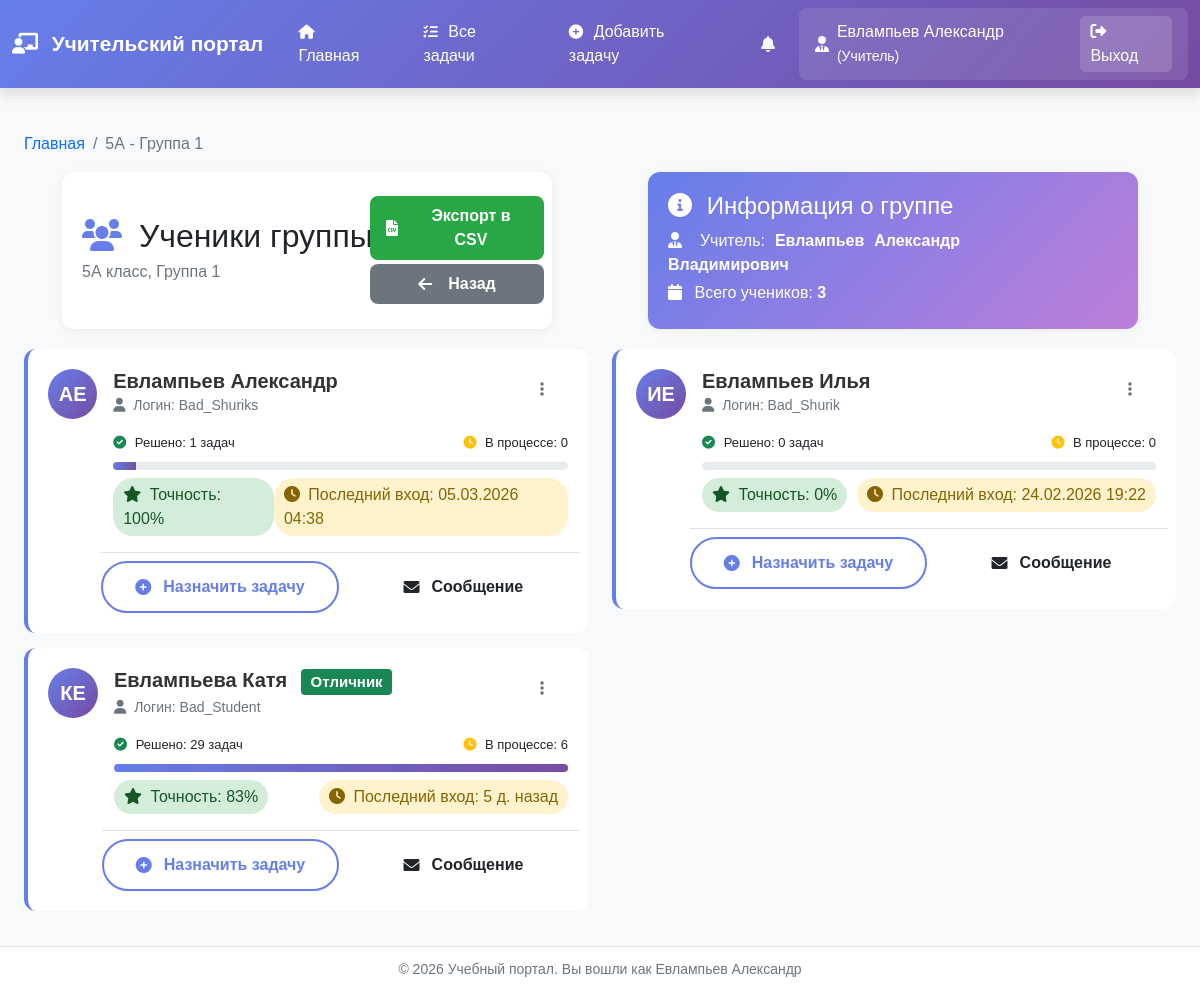
/users/group/6/students/ (signed in), run on an earlier commit of the app's database.
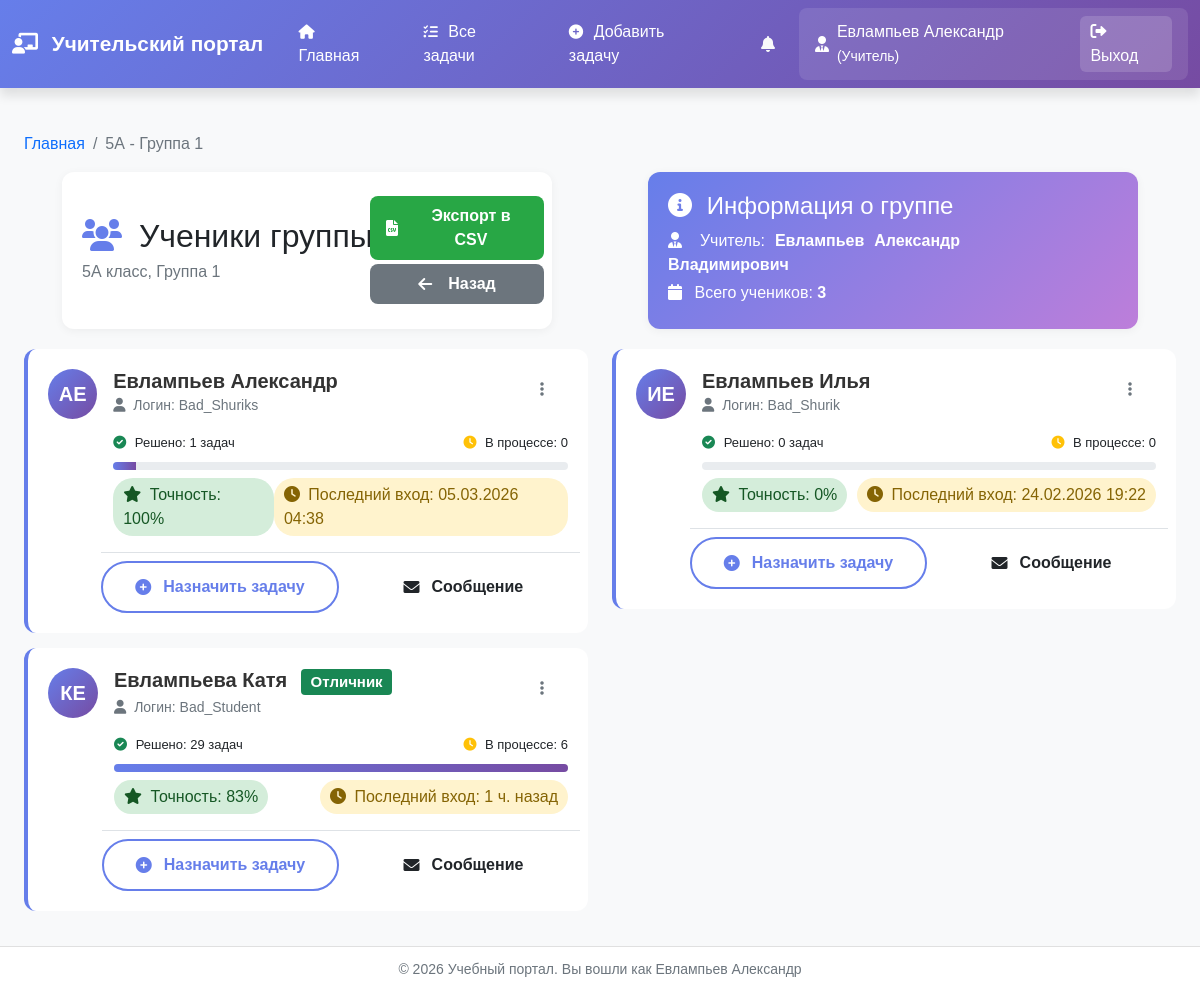
And on a later commit of the database.
### users_app/models.py (models this page shows, shortened)
class User(AbstractUser):
    USER_TYPES = (
        ('teacher', 'Учитель'),
        ('student', 'Ученик'),
    )
    user_type = models.CharField(max_length=10, choices=USER_TYPES, default='student')
    middle_name = models.CharField('Отчество', max_length=50, blank=True)
    class Meta:
        verbose_name = 'Пользователь'
        verbose_name_plural = 'Пользователи'

class Group(models.Model):
    GROUP_NUMBERS = (
        (1, 'Группа 1'),
        (2, 'Группа 2'),
    )
    school_class = models.ForeignKey(SchoolClass, on_delete=models.CASCADE, related_name='groups')
    number = models.IntegerField('Номер группы', choices=GROUP_NUMBERS)
    teacher = models.ForeignKey(
        get_user_model(),
        on_delete=models.SET_NULL,
        null=True,
        blank=True,
        related_name='teacher_groups',
        limit_choices_to={'user_type': 'teacher'}
    )
    class Meta:
        verbose_name = 'Группа'
        verbose_name_plural = 'Группы'
        unique_together = ['school_class', 'number']

class SchoolClass(models.Model):
    number = models.IntegerField('Номер класса', validators=[MinValueValidator(1), MaxValueValidator(11)])
    letter = models.CharField('Буква класса', max_length=2)  # А, Б, В и т.д.
    class Meta:
        verbose_name = 'Класс'
        verbose_name_plural = 'Классы'
        unique_together = ['number', 'letter']
    def __str__(self):
        return f"{self.number}{self.letter}"

### users_app/views.py (the view)
# urls.py: path('group/<int:group_id>/students/', views.group_students, name='group_students'),
@login_required
def group_students(request, group_id):
    if request.user.user_type != 'teacher':
        return redirect('student_dashboard')
    group = get_object_or_404(Group, id=group_id, teacher=request.user)
    students = User.objects.filter(
        user_type='student',
        student_profile__group=group
    ).select_related('student_profile')
    students_data = []
    for student in students:
        all_attempts = TaskAttempt.objects.filter(user=student)
        solved_count = all_attempts.filter(
            is_solved=True
        ).values('task_id').distinct().count()
        attempted_tasks = all_attempts.values('task_id').distinct()
        in_progress_count = 0
        for task_data in attempted_tasks:
            task_id = task_data['task_id']
            has_solved = all_attempts.filter(
                task_id=task_id,
                is_solved=True
            ).exists()
            if not has_solved:
                in_progress_count += 1
        total_attempts = all_attempts.count()
        successful_attempts = all_attempts.filter(is_solved=True).count()
        if total_attempts > 0:
            accuracy = round((successful_attempts / total_attempts) * 100)
        else:
            accuracy = 0
        last_login_display = format_last_login(student.last_login)
        max_tasks = 20  # или рассчитать динамически
        students_data.append({
            'student': student,
            'solved_count': solved_count,
            'in_progress_count': in_progress_count,
            'accuracy': accuracy,
            'last_login_display': last_login_display,
            'progress_width': min(100, int((solved_count / max_tasks) * 100)),
            'max_tasks': max_tasks,
        })
    students_data.sort(key=lambda x: (x['student'].last_name, x['student'].first_name))
    context = {
        'group': group,
        'students_data': students_data,
    }
    return render(request, 'users_app/teacher/group_students.html', context)

### templates/users_app/teacher/group_students.html (shortened to what this page needs)
{% extends "base.html" %}
{% block extra_css %}
    <link rel="stylesheet" href="https://cdnjs.cloudflare.com/ajax/libs/font-awesome/6.0.0/css/all.min.css">
{% endblock %}
{% block content %}
    <div class="container mt-4">
        <nav aria-label="breadcrumb">
            <ol class="breadcrumb">
                <li class="breadcrumb-item"><a href="{% url 'teacher_dashboard' %}"
                                               class="text-decoration-none">Главная</a>
                </li>
                <li class="breadcrumb-item active" aria-current="page">{{ group.school_class }} -
                    Группа {{ group.number }}</li>
            </ol>
        </nav>
        <div class="row custom-gap justify-content-md-center">
            <div class="col-5  page-header d-flex justify-content-between align-items-center">
                <div>
                    <h2 class="mb-1">
                        <i class="fas fa-users me-2" style="color: #667eea;"></i>
                        Ученики группы
                    </h2>
                    <p class="text-muted mb-0">
                        {{ group.school_class }} класс, Группа {{ group.number }}
                    </p>
                </div>
                <div class="col-md-4">
                    <div class="row mb-1 align-items-center">
                        <a href="#" class="btn btn-export me-2" onclick="exportToCSV()">
                            <i class="fas fa-file-csv me-2"></i>Экспорт в CSV
                        </a>
                    </div>
                    <div class="row  align-items-center">
                        <a href="{% url 'teacher_dashboard' %}" class="btn btn-back">
                            <i class="fas fa-arrow-left me-2"></i>Назад
                        </a>
                    </div>
                </div>
            </div>
            <div class="col-5 group-info">
                <div class="row align-items-center">
                    <div class="col-md-8">
                        <h4 class="mb-2">
                            <i class="fas fa-info-circle me-2"></i>
                            Информация о группе
                        </h4>
                        <p class="mb-1">
                            <i class="fas fa-user-tie me-2"></i>
                            Учитель: <b>{{ user.last_name }} {{ user.first_name }} {{ user.middle_name }}</b>
                        </p>
                        <p class="mb-1">
                            <i class="fas fa-calendar me-2"></i>
                            Всего учеников: <strong>{{ students_data|length }}</strong>
                        </p>
                    </div>
                </div>
            </div>
        </div>
        <div class="row" id="studentsList">
            {% if students_data %}
                {% for student_data in students_data %}
                    {% with student=student_data.student %}
                        <div class="col-md-6 student-item">
                            <div class="student-card">
                                <div class="d-flex">
                                    <div class="student-avatar me-3">
                                        {{ student.first_name|first }}{{ student.last_name|first }}
                                    </div>
                                    <div class="flex-grow-1">
                                        <div class="d-flex justify-content-between align-items-start">
                                            <div class="student-info">
                                                <h5>
                                                    {{ student.last_name }} {{ student.first_name }} {{ student.middle_name }}
                                                    {% if student.student_profile.solved_tasks > 10 %}
                                                        <span class="badge bg-success ms-2">Отличник</span>
                                                    {% endif %}
                                                </h5>
                                                <small class="text-muted">
                                                    <i class="fas fa-user me-1"></i> Логин: {{ student.username }}
                                                </small>
                                            </div>
                                            <div class="dropdown">
                                                <button class="btn btn-sm btn-outline-secondary" type="button"
                                                        data-bs-toggle="dropdown">
                                                    <i class="fas fa-ellipsis-v"></i>
                                                </button>
                                            </div>
                                        </div>
                                        <div class="mt-3">
                                            <div class="d-flex justify-content-between mb-1">
                                                <span class="task-progress">
                                                    <i class="fas fa-check-circle text-success"></i>
                                                    Решено: {{ student_data.solved_count }} задач
                                                </span>
                                                <span class="task-progress">
                                                    <i class="fas fa-clock text-warning"></i>
                                                    В процессе: {{ student_data.in_progress_count }}
                                                </span>
                                            </div>
                                            <div class="progress">
                                                <div class="progress-bar" role="progressbar"
                                                     style="width: {{ student_data.progress_width }}%"
                                                     aria-valuenow="{{ student_data.solved_count }}"
                                                     aria-valuemin="0"
                                                     aria-valuemax="{{ student_data.max_tasks }}">
                                                </div>
                                            </div>
                                            <div class="d-flex justify-content-between mt-2">
                                                <span class="badge-success">
                                                    <i class="fas fa-star me-1"></i>
                                                    Точность: {{ student_data.accuracy }}%
                                                </span>
                                                <span class="badge-warning">
                                                    <i class="fas fa-clock me-1"></i>
                                                    Последний вход: {{ student_data.last_login_display }}
                                                </span>
                                            </div>
                                        </div>
                                        <div class="row mt-3 pt-2 border-top">
                                            <a href="#" class="col btn btn-sm btn-outline me-2"
                                               onclick="assignTask('{{ student.id }}')">
                                                <i class="fas fa-plus-circle me-1"></i>Назначить задачу
                                            </a>
                                            <a href="#" class="col btn btn-sm btn-outline-sms"
                                               onclick="sendMessage('{{ student.id }}')">
                                                <i class="fas fa-envelope me-1"></i>Сообщение
                                            </a>
                                        </div>
                                    </div>
                                </div>
                            </div>
                        </div>
                    {% endwith %}
                {% endfor %}
            {% endif %}
        </div>
    </div>
{% endblock %}

### templates/base.html (shortened to what this page needs)
<!DOCTYPE html>
<html lang="ru">
<head>
    {% load static %}
    <link rel="stylesheet" href="https://cdn.jsdelivr.net/npm/bootstrap@5.1.3/dist/css/bootstrap.min.css">
    <link rel="stylesheet" href="https://cdnjs.cloudflare.com/ajax/libs/font-awesome/6.0.0/css/all.min.css">
    <link rel="stylesheet" href="{% static 'css/base/style.css' %}">
    <link rel="stylesheet" href="{% static 'css/components/buttons.css' %}">
    {% block extra_css %}{% endblock %}
</head>
<body>
<nav class="navbar navbar-expand-lg navbar-dark">
    <div class="container">
        <a class="navbar-brand" href="{% url 'home' %}">
            <i class="fas {% if user.user_type == 'teacher' %}fa-chalkboard-teacher{% elif user.user_type == 'student' %}fa-user-graduate{% else %}fa-graduation-cap{% endif %} me-2"></i>
            {% if user.is_authenticated %}
                {% if user.user_type == 'teacher' %}
                    Учительский портал
                {% elif user.user_type == 'student' %}
                    Ученический портал
                {% else %}
                    Учебный портал
                {% endif %}
            {% else %}
                Учебный портал
            {% endif %}
        </a>
        <div class="collapse navbar-collapse" id="navbarNav">
            {% if user.is_authenticated %}
                <ul class="navbar-nav me-auto">
                    {% if user.user_type == 'teacher' %}
                        <li class="nav-item">
                            <a class="nav-link {% if request.resolver_match.url_name == 'teacher_dashboard' %}active{% endif %}"
                               href="{% url 'teacher_dashboard' %}">
                                <i class="fas fa-home"></i> Главная
                            </a>
                        </li>
                        <li class="nav-item">
                            <a class="nav-link {% if request.resolver_match.url_name == 'task_list' %}active{% endif %}"
                               href="{% url 'tasks:task_list' %}">
                                <i class="fas fa-tasks"></i> Все задачи
                            </a>
                        </li>
                        <li class="nav-item">
                            <a class="nav-link {% if request.resolver_match.url_name == 'task_add' %}active{% endif %}"
                               href="{% url 'tasks:task_add' %}">
                                <i class="fas fa-plus-circle"></i> Добавить задачу
                            </a>
                        </li>
                    {% endif %}
                </ul>
                {% if user.user_type == 'teacher' %}
                    {% include 'notifications/widget.html' %}
                {% endif %}
                <div class="user-menu">
                    <i class="fas {% if user.user_type == 'teacher' %}fa-user-tie{% else %}fa-user{% endif %}"></i>
                    <span class="user-name">
                            {{ user.last_name }} {{ user.first_name }}
                        {% if user.user_type == 'teacher' %}
                            <small>(Учитель)</small>
                        {% else %}
                            <small>(Ученик)</small>
                        {% endif %}
                        </span>
                    <a href="{% url 'logout' %}" class="logout-btn" onclick="return confirm('Выйти из системы?')">
                        <i class="fas fa-sign-out-alt me-1"></i> Выход
                    </a>
                </div>
            {% endif %}
        </div>
    </div>
</nav>
<div class="main-content">
    <div class="container">
        {% block content %}
        {% endblock %}
    </div>
</div>
<footer class="footer">
    <div class="container text-center">
        <small>
            &copy; {% now "Y" %} Учебный портал.
            {% if user.is_authenticated %}
                Вы вошли как {{ user.last_name }} {{ user.first_name }}
            {% else %}
                Все права защищены
            {% endif %}
        </small>
    </div>
</footer>
</body>
</html>

### templates/notifications/widget.html (shortened to what this page needs)
{% load static %}
<div class="dropdown notifications-dropdown">
    <button class="btn btn-outline-light position-relative" type="button" id="notificationsDropdown"
            data-bs-toggle="dropdown">
        <i class="fas fa-bell"></i>
    </button>
</div>

What changed in the data, as far as the page shows it:
changed User "Евлампьева": last_login_display "5 д. назад" → "1 ч. назад"
